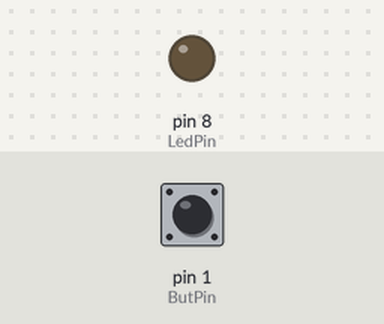
Bench run of a sketch on a simulated Arduino Uno, built with avr-gcc and run on an emulated ATmega328P. Shown: output pins drawn as LEDs (lit = HIGH). The inputs (shaded band) are chosen by the test bench; at power-on: pin 1 (ButPin) LOW.

Above: at 1.2 s.
1.3 s: pin 1 (ButPin) pulled HIGH for 0.15 s
At 2.0 s:
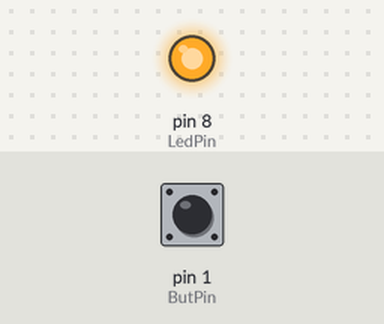
2.9 s: pin 1 (ButPin) pulled HIGH for 1 s
At 3.2 s:
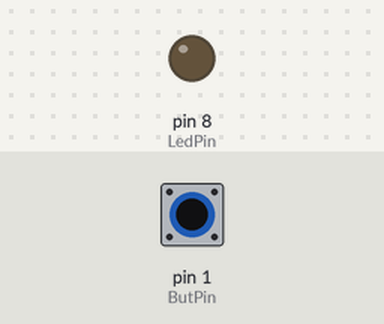
5.4 s: pin 1 (ButPin) pulled HIGH for 3.2 s
At 6.3 s:
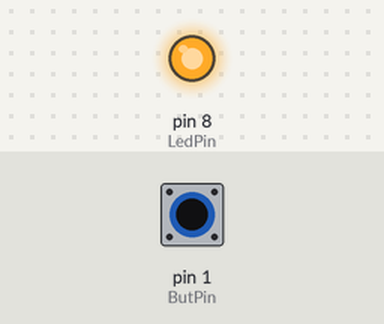
Timing chart, 0 to 8.4 s (numbered marks = the images above; inputs shaded):
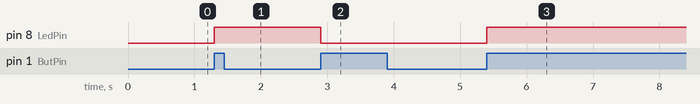

Measured:
- after the input at 1.3 s, pin 8 (LedPin): LOW → HIGH at once
- after the input at 2.9 s, pin 8 (LedPin): HIGH → LOW at once
- after the input at 5.4 s, pin 8 (LedPin): LOW → HIGH at once

The sketch:

button2.ino
```cpp
int LedPin = 8;
int ButPin = 1;
int flag = 0;

void setup()
{
  pinMode(LedPin, OUTPUT);
}

void loop()
{
  if(digitalRead(ButPin) == HIGH && flag == 0)
  {
    digitalWrite(LedPin, !digitalRead(LedPin));
    flag = 1;
  }
  if(digitalRead(ButPin) == LOW && flag == 1)
  {
    flag = 0;
  }
}
```
